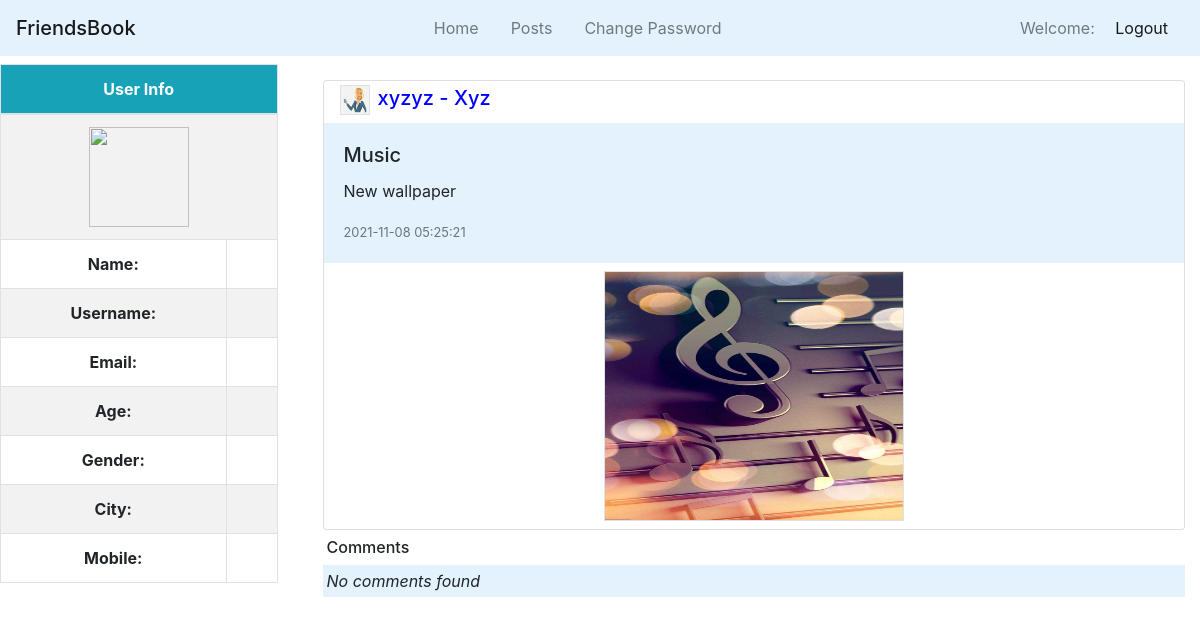
The app's page /dashboard.php?page=comment&pid=4 with its own data.
### tables this page shows
CREATE TABLE `users` (
  `id` int(11) NOT NULL,
  `name` varchar(255) NOT NULL,
  `username` varchar(255) NOT NULL,
  `email` varchar(255) NOT NULL,
  `age` varchar(255) NOT NULL,
  `gender` varchar(255) NOT NULL,
  `city` varchar(255) NOT NULL,
  `picture` varchar(255) NOT NULL,
  `password` varchar(255) NOT NULL,
  `created_on` timestamp NOT NULL DEFAULT current_timestamp() ON UPDATE current_timestamp(),
  `mobile` varchar(255) NOT NULL
);

CREATE TABLE `posts` (
  `id` int(11) NOT NULL,
  `title` varchar(255) NOT NULL,
  `description` varchar(255) NOT NULL,
  `user_id` int(11) NOT NULL,
  `post_time` timestamp NOT NULL DEFAULT current_timestamp() ON UPDATE current_timestamp(),
  `post_path` varchar(255) NOT NULL
);

### comment.php (the view, shortened to what this page needs)
<?php
include "connection.php";
$pid = $_GET['pid'];
$psel = mysqli_query($conn, "select * from posts where id = $pid");
$p = mysqli_fetch_assoc($psel);
$csel = mysqli_query($conn, "s elect * from comments where post_id = $pid");
$user_id = $p['user_id'];
$usersel = mysqli_query($conn, "select * from users where id = $user_id");
$user = mysqli_fetch_assoc($usersel);
?>
<div class="container">
    <div class="card">
    <h5 class="ml-3 mt-1" style="color: blue;"><img class="border mr-2" src="<?php echo $user['picture']; ?>" width="30px" height="30px"><?php echo $user['username']; ?> - <?php echo $user['name']; ?></h5>
        <div class="card-body" style="background-color: #e3f2fd">
            <h5 class="card-title"><?php echo $p['title'] ?></h5>
            <p class="card-text"><?php echo $p['description'] ?></p>
            <p class="card-text"><small class="text-muted"><?php echo $p['post_time'] ?></small></p>
        </div>
        <img class="mx-auto border my-2" src="<?php echo $p['post_path']; ?>" alt="Image not available" width="300px" height="250px">
    </div>
    <h6 class="my-2 mx-1">Comments</h6>
    <?php
    if (mysqli_num_rows($csel) > 0) {
        while ($c = mysqli_fetch_assoc($csel)) {
            $uid = $c['user_id'];
            $usel = mysqli_query($conn, "select * from users where id = $uid");
            $u = mysqli_fetch_assoc($usel);
    ?>
            <div class="p-1 my-2" style="background-color: #e3f2fd">
                <h5 class="mt-2 text-primary">
                    <img class="border mr-2" src="<?php echo $u['picture']; ?>" width="30px" height="30px">
                    <?php echo $u['username']; ?> - <?php echo $u['name']; ?>
                </h5>
                <p class=""><?php echo $c['comment']; ?></p>
                <p><small class="text-muted"><?php echo $c['comment_time'] ?></small></p>
            </div>
        <?php
        }
    } else {
        ?>
        <p class="font-italic p-1" style="background-color: #e3f2fd">No comments found</p>
    <?php
    }
    ?>
</div>

### records on screen
users: picture (picture), username "xyzyz", name "Xyz"
posts: title "Music", description "New wallpaper", post_time "2021-11-08 05:25:21", post_path (picture)
